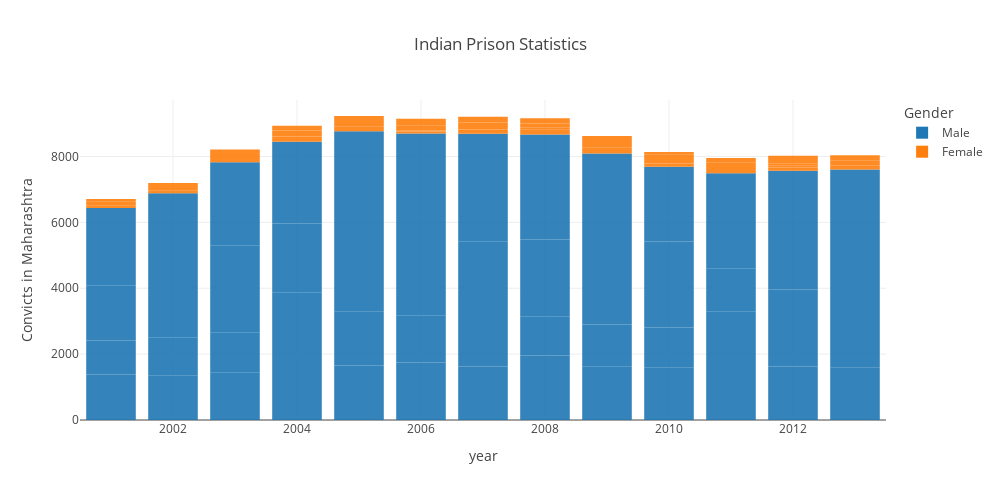

Write notebook code for a chart like this one.
### Markdown cell above
## Basic vertical stack bar

### Code cell
barchart = px.bar(
    data_frame=df,
    x="year",
    y="convicts",
    color="gender",               
    opacity=0.9,                  
    orientation="v",              
    barmode='relative',           
                                                              
# ----------------------------------------------------------------------------------------------------------------   
    labels={"convicts":"Convicts in Maharashtra",
    "gender":"Gender"},          
    title='Indian Prison Statistics',
    width=1000,                 
    height=500,                   
    template='gridon',           
)

pio.show(barchart)

### Figure 1 — Plotly figure (JSON) as saved in the notebook; plotly's stock layout.template omitted (floating-point values rounded to 4 significant figures)
{"data": [{"alignmentgroup": "True", "hovertemplate": "Gender=Male<br>year=%{x}<br>Convicts in Maharashtra=%{y}<extra></extra>", "legendgroup": "Male", "marker": {"color": "#1F77B4", "opacity": 0.9}, "name": "Male", "offsetgroup": "Male", "orientation": "v", "showlegend": true, "textposition": "auto", "type": "bar", "x": [2001, 2001, 2001, 2001, 2002, 2002, 2002, 2002, 2003, 2003, 2003, 2003, 2004, 2004, 2004, 2004, 2005, 2005, 2005, 2005, 2006, 2006, 2006, 2006, 2007, 2007, 2007, 2007, 2008, 2008, 2008, 2008, 2009, 2009, 2009, 2009, 2010, 2010, 2010, 2010, 2011, 2011, 2011, 2011, 2012, 2012, 2012, 2012, 2013, 2013, 2013, 2013], "xaxis": "x", "y": [1383, 1027, 1680, 2343, 1346, 1169, 1855, 2517, 1451, 1199, 2657, 2518, 2309, 1571, 2085, 2482, 1651, 1636, 2845, 2634, 1742, 1440, 2584, 2934, 1627, 1200, 2583, 3282, 1955, 1191, 2337, 3182, 1616, 1287, 2595, 2595, 1600, 1205, 2614, 2271, 1945, 1353, 1307, 2886, 1622, 866, 1474, 3607, 1600, 1224, 1697, 3083], "yaxis": "y"}, {"alignmentgroup": "True", "hovertemplate": "Gender=Female<br>year=%{x}<br>Convicts in Maharashtra=%{y}<extra></extra>", "legendgroup": "Female", "marker": {"color": "#FF7F0E", "opacity": 0.9}, "name": "Female", "offsetgroup": "Female", "orientation": "v", "showlegend": true, "textposition": "auto", "type": "bar", "x": [2001, 2001, 2001, 2001, 2002, 2002, 2002, 2002, 2003, 2003, 2003, 2003, 2004, 2004, 2004, 2004, 2005, 2005, 2005, 2005, 2006, 2006, 2006, 2006, 2007, 2007, 2007, 2007, 2008, 2008, 2008, 2008, 2009, 2009, 2009, 2009, 2010, 2010, 2010, 2010, 2011, 2011, 2011, 2011, 2012, 2012, 2012, 2012, 2013, 2013, 2013, 2013], "xaxis": "x", "y": [74, 52, 69, 84, 74, 49, 66, 122, 67, 61, 120, 142, 160, 46, 138, 140, 67, 72, 109, 215, 56, 33, 147, 213, 129, 46, 161, 175, 165, 58, 114, 162, 135, 50, 162, 182, 96, 44, 221, 88, 96, 63, 156, 146, 94, 68, 65, 230, 76, 54, 135, 172], "yaxis": "y"}], "layout": {"barmode": "relative", "height": 500, "legend": {"title": {"text": "Gender"}, "tracegroupgap": 0}, "title": {"text": "Indian Prison Statistics"}, "width": 1000, "xaxis": {"anchor": "y", "autorange": true, "domain": [0, 1], "range": [2000.0, 2014.0], "title": {"text": "year"}, "type": "linear"}, "yaxis": {"anchor": "x", "autorange": true, "domain": [0, 1], "range": [0, 9715.0], "title": {"text": "Convicts in Maharashtra"}, "type": "linear"}}}
